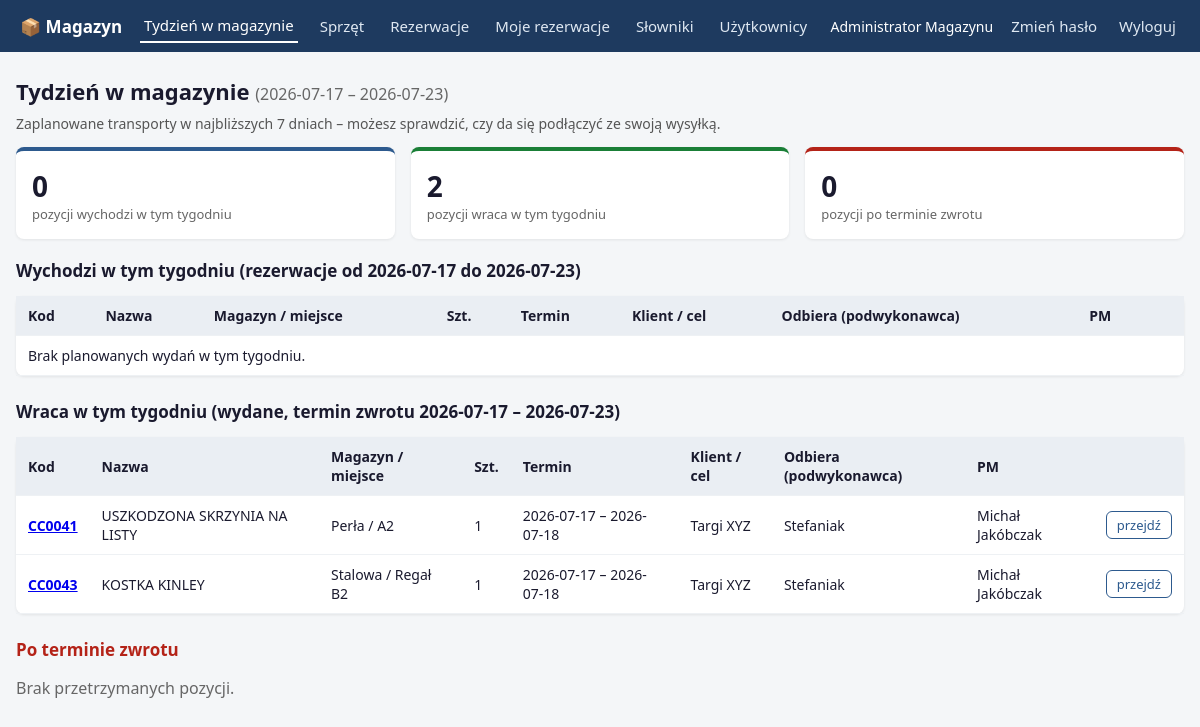
The app's page /dashboard (signed in) with its own data.
### tables this page shows
CREATE TABLE reservations (
    id INTEGER PRIMARY KEY AUTOINCREMENT,
    equipment_id INTEGER NOT NULL REFERENCES equipment(id),
    user_id INTEGER NOT NULL REFERENCES users(id),
    client TEXT,                                 -- klient / projekt / cel
    date_from TEXT NOT NULL,                     -- YYYY-MM-DD
    date_to TEXT NOT NULL,
    quantity INTEGER NOT NULL DEFAULT 1,
    status TEXT NOT NULL DEFAULT 'rezerwacja',   -- rezerwacja | wydane | zwrócone | anulowana
    notes TEXT,
    created_at TEXT DEFAULT (datetime('now')),
    issued_at TEXT, issued_by INTEGER REFERENCES users(id),
    returned_at TEXT, returned_by INTEGER REFERENCES users(id)
, group_id TEXT, receiver TEXT, recipient_name TEXT, recipient_contact TEXT, recipient_phone TEXT, recipient_address TEXT, recipient_email TEXT, damage INTEGER NOT NULL DEFAULT 0, damage_notes TEXT);

CREATE TABLE equipment (
    id INTEGER PRIMARY KEY AUTOINCREMENT,
    code TEXT UNIQUE NOT NULL,                   -- kod w aplikacji
    project_number TEXT,                         -- numer projektu
    name TEXT NOT NULL,                          -- nazwa sprzętu
    dimensions TEXT,                             -- wymiary
    photo TEXT,                                  -- nazwa pliku zdjęcia
    location TEXT,                               -- miejsce w magazynie
    owner TEXT,                                  -- własność (np. klient)
    quantity INTEGER NOT NULL DEFAULT 1,         -- stan magazynowy (ilość sztuk)
    notes TEXT,
    created_at TEXT DEFAULT (datetime('now'))
, brand TEXT, packaging_photo TEXT, warehouse_id INTEGER REFERENCES warehouses(id), material_type TEXT NOT NULL DEFAULT 'klient', condition TEXT NOT NULL DEFAULT 'sprawny', condition_notes TEXT, storage_instructions TEXT);

CREATE TABLE warehouses (
    id INTEGER PRIMARY KEY AUTOINCREMENT,
    name TEXT UNIQUE NOT NULL,
    address TEXT,
    active INTEGER NOT NULL DEFAULT 1
);

### app.py (the view)
@app.route("/dashboard")
@login_required
def dashboard():
    today = date.today()
    week_end = today + timedelta(days=6)
    today_s, week_end_s = today.isoformat(), week_end.isoformat()
    con = get_db()
    base_sql = """SELECT r.*, u.username, u.first_name, u.last_name,
                  e.code, e.name, e.location, w.name AS warehouse_name
                  FROM reservations r
                  JOIN users u ON u.id=r.user_id
                  JOIN equipment e ON e.id=r.equipment_id
                  LEFT JOIN warehouses w ON w.id=e.warehouse_id"""
    out_week = con.execute(
        base_sql + """ WHERE r.status='rezerwacja'
                       AND r.date_from>=? AND r.date_from<=?
                       ORDER BY r.date_from, e.code""",
        (today_s, week_end_s)).fetchall()
    back_week = con.execute(
        base_sql + """ WHERE r.status='wydane'
                       AND r.date_to>=? AND r.date_to<=?
                       ORDER BY r.date_to, e.code""",
        (today_s, week_end_s)).fetchall()
    overdue = con.execute(
        base_sql + " WHERE r.status='wydane' AND r.date_to<? ORDER BY r.date_to",
        (today_s,)).fetchall()
    con.close()
    days_overdue = {r["id"]: (today - date.fromisoformat(r["date_to"])).days
                    for r in overdue}
    return render_template("dashboard.html", out_week=out_week,
                           back_week=back_week, overdue=overdue,
                           today=today_s, week_end=week_end_s,
                           days_overdue=days_overdue, dn=display_name)

### app.py (called while the page is built)
def login_required(f):
    @wraps(f)
    def wrapper(*a, **kw):
        if "user_id" not in session:
            return redirect(url_for("login", next=request.path))
        return f(*a, **kw)
    return wrapper

### db.py (called while the page is built)
def get_db():
    DB_PATH.parent.mkdir(parents=True, exist_ok=True)
    con = sqlite3.connect(DB_PATH)
    con.row_factory = sqlite3.Row
    con.execute("PRAGMA foreign_keys = ON")
    return con

def display_name(row):
    fn = (row["first_name"] or "").strip() if "first_name" in row.keys() else ""
    ln = (row["last_name"] or "").strip() if "last_name" in row.keys() else ""
    full = f"{fn} {ln}".strip()
    return full or row["username"]

### templates/dashboard.html (shortened to what this page needs)
{% extends "base.html" %}
{% block content %}
<h1>Tydzień w magazynie <span style="font-weight:400; color:#666; font-size:16px;">({{ today }} – {{ week_end }})</span></h1>
<p style="color:#555; margin-top:-8px; font-size:14px;">Zaplanowane transporty w najbliższych 7 dniach – możesz sprawdzić, czy da się podłączyć ze swoją wysyłką.</p>
<div class="stat-cards">
  <div class="stat"><div class="num">{{ out_week|length }}</div><div class="lbl">pozycji wychodzi w tym tygodniu</div></div>
  <div class="stat green"><div class="num">{{ back_week|length }}</div><div class="lbl">pozycji wraca w tym tygodniu</div></div>
  <div class="stat red"><div class="num">{{ overdue|length }}</div><div class="lbl">pozycji po terminie zwrotu</div></div>
</div>
{% macro res_table(rows, empty_msg) %}
<table style="margin-bottom:24px;">
  <tr><th>Kod</th><th>Nazwa</th><th>Magazyn / miejsce</th><th>Szt.</th><th>Termin</th><th>Klient / cel</th><th>Odbiera (podwykonawca)</th><th>PM</th><th></th></tr>
  {% for r in rows %}
  <tr>
    <td><a href="{{ url_for('equipment_detail', eid=r.equipment_id) }}"><strong>{{ r.code }}</strong></a></td>
    <td>{{ r.name }}</td>
    <td>{{ r.warehouse_name or '–' }}{% if r.location %} / {{ r.location }}{% endif %}</td>
    <td>{{ r.quantity }}</td>
    <td>{{ r.date_from }} – {{ r.date_to }}</td>
    <td>{{ r.client or '–' }}</td>
    <td>{{ r.receiver or '–' }}</td>
    <td>{{ dn(r) }}</td>
    <td><a class="btn small ghost" href="{{ url_for('reservations') }}">przejdź</a></td>
  </tr>
  {% else %}
  <tr><td colspan="9">{{ empty_msg }}</td></tr>
  {% endfor %}
</table>
{% endmacro %}
<h2>Wychodzi w tym tygodniu (rezerwacje od {{ today }} do {{ week_end }})</h2>
{{ res_table(out_week, 'Brak planowanych wydań w tym tygodniu.') }}
<h2>Wraca w tym tygodniu (wydane, termin zwrotu {{ today }} – {{ week_end }})</h2>
{{ res_table(back_week, 'Brak planowanych zwrotów w tym tygodniu.') }}
<h2 style="color:var(--err);">Po terminie zwrotu</h2>
{% if overdue %}
<table>
  <tr><th>Kod</th><th>Nazwa</th><th>Szt.</th><th>Termin zwrotu</th><th>Dni po terminie</th><th>Klient / cel</th><th>Odbiera</th><th>PM</th><th></th></tr>
  {% for r in overdue %}
  <tr class="overdue">
    <td><a href="{{ url_for('equipment_detail', eid=r.equipment_id) }}"><strong>{{ r.code }}</strong></a></td>
    <td>{{ r.name }}</td>
    <td>{{ r.quantity }}</td>
    <td>{{ r.date_to }}</td>
    <td><span class="badge overdue">{{ days_overdue[r.id] }} dni</span></td>
    <td>{{ r.client or '–' }}</td>
    <td>{{ r.receiver or '–' }}</td>
    <td>{{ dn(r) }}</td>
    <td><a class="btn small ghost" href="{{ url_for('reservations', overdue=1) }}">wszystkie po terminie</a></td>
  </tr>
  {% endfor %}
</table>
{% else %}
<p style="color:#666;">Brak przetrzymanych pozycji.</p>
{% endif %}
{% endblock %}

### templates/base.html (style rules this page uses)
:root { --p:#1e3a5f; --p2:#2d5a8e; --ok:#1a7f37; --err:#b42318; --bg:#f4f6f8; }
* { box-sizing:border-box; }
body { margin:0; font-family:system-ui,-apple-system,"Segoe UI",Roboto,sans-serif; background:var(--bg); color:#1a1a2e; }
h1 { font-size:22px; margin:0 0 16px; }
h2 { font-size:17px; }
table { width:100%; border-collapse:collapse; background:#fff; border-radius:8px; box-shadow:0 1px 3px rgba(0,0,0,.08); }
th, td { padding:10px 12px; text-align:left; border-bottom:1px solid #eef1f4; font-size:14px; vertical-align:middle; }
th { background:#eaeef3; font-weight:600; }
.btn { display:inline-block; background:var(--p2); color:#fff; border:none; border-radius:6px; padding:8px 14px; font-size:14px; cursor:pointer; text-decoration:none; }
.btn.small { padding:4px 10px; font-size:13px; }
.btn.ghost { background:#fff; color:var(--p2); border:1px solid var(--p2); }
.stat-cards { display:flex; gap:16px; flex-wrap:wrap; margin-bottom:20px; }
.stat { flex:1; min-width:200px; background:#fff; border-radius:8px; padding:16px; box-shadow:0 1px 3px rgba(0,0,0,.08); border-top:4px solid var(--p2); }
.stat.red { border-top-color:var(--err); }
.stat.green { border-top-color:var(--ok); }
.stat .num { font-size:28px; font-weight:700; }
.stat .lbl { font-size:13px; color:#666; }

### records on screen
reservations: code "CC0041", name "USZKODZONA SKRZYNIA NA LISTY", name "Perła", location "A2", quantity "1", date_from "2026-07-17", date_to "2026-07-18", client "Targi XYZ", receiver "Stefaniak", dn "Michał Jakóbczak"
reservations: code "CC0043", name "KOSTKA KINLEY", name "Stalowa", location "Regał B2", quantity "1", date_from "2026-07-17", date_to "2026-07-18", client "Targi XYZ", receiver "Stefaniak", dn "Michał Jakóbczak"

### other values on screen
{{ session.full_name or session.username }} "Administrator Magazynu"
{{ today }} "2026-07-17"
{{ week_end }} "2026-07-23"
{{ out_week|length }} "0"
{{ back_week|length }} "2"
{{ overdue|length }} "0"
{{ empty_msg }} "Brak planowanych wydań w tym tygodniu."
